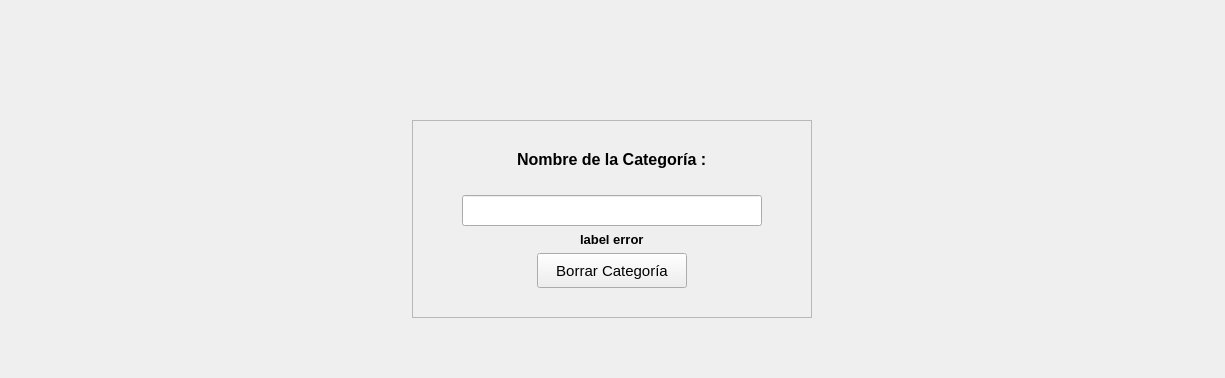
      <widget class="QWidget" name="page_10">
       <layout class="QGridLayout" name="gridLayout_20">
        <item row="0" column="0">
         <widget class="QFrame" name="frame_38">
          <property name="frameShape">
           <enum>QFrame::Shape::NoFrame</enum>
          </property>
          <property name="frameShadow">
           <enum>QFrame::Shadow::Raised</enum>
          </property>
          <layout class="QVBoxLayout" name="verticalLayout_20">
           <item>
            <spacer name="horizontalSpacer_102">
             <property name="orientation">
              <enum>Qt::Orientation::Horizontal</enum>
             </property>
             <property name="sizeHint" stdset="0">
              <size>
               <width>40</width>
               <height>20</height>
              </size>
             </property>
            </spacer>
           </item>
           <item>
            <spacer name="horizontalSpacer_104">
             <property name="orientation">
              <enum>Qt::Orientation::Horizontal</enum>
             </property>
             <property name="sizeHint" stdset="0">
              <size>
               <width>40</width>
               <height>20</height>
              </size>
             </property>
            </spacer>
           </item>
           <item>
            <spacer name="horizontalSpacer_103">
             <property name="orientation">
              <enum>Qt::Orientation::Horizontal</enum>
             </property>
             <property name="sizeHint" stdset="0">
              <size>
               <width>40</width>
               <height>20</height>
              </size>
             </property>
            </spacer>
           </item>
           <item>
            <spacer name="horizontalSpacer_101">
             <property name="orientation">
              <enum>Qt::Orientation::Horizontal</enum>
             </property>
             <property name="sizeHint" stdset="0">
              <size>
               <width>40</width>
               <height>20</height>
              </size>
             </property>
            </spacer>
           </item>
           <item>
            <spacer name="horizontalSpacer_100">
             <property name="orientation">
              <enum>Qt::Orientation::Horizontal</enum>
             </property>
             <property name="sizeHint" stdset="0">
              <size>
               <width>1185</width>
               <height>20</height>
              </size>
             </property>
            </spacer>
           </item>
           <item alignment="Qt::AlignmentFlag::AlignHCenter">
            <widget class="QFrame" name="frame_39">
             <property name="minimumSize">
              <size>
               <width>400</width>
               <height>0</height>
              </size>
             </property>
             <property name="frameShape">
              <enum>QFrame::Shape::StyledPanel</enum>
             </property>
             <property name="frameShadow">
              <enum>QFrame::Shadow::Raised</enum>
             </property>
             <layout class="QVBoxLayout" name="verticalLayout_21">
              <item>
               <spacer name="horizontalSpacer_105">
                <property name="orientation">
                 <enum>Qt::Orientation::Horizontal</enum>
                </property>
                <property name="sizeHint" stdset="0">
                 <size>
                  <width>40</width>
                  <height>20</height>
                 </size>
                </property>
               </spacer>
              </item>
              <item alignment="Qt::AlignmentFlag::AlignHCenter">
               <widget class="QLabel" name="label_55">
                <property name="font">
                 <font>
                  <pointsize>12</pointsize>
                  <bold>true</bold>
                 </font>
                </property>
                <property name="text">
                 <string>Nombre de la Categoría :</string>
                </property>
               </widget>
              </item>
              <item>
               <spacer name="horizontalSpacer_106">
                <property name="orientation">
                 <enum>Qt::Orientation::Horizontal</enum>
                </property>
                <property name="sizeHint" stdset="0">
                 <size>
                  <width>40</width>
                  <height>20</height>
                 </size>
                </property>
               </spacer>
              </item>
              <item alignment="Qt::AlignmentFlag::AlignHCenter">
               <widget class="QLineEdit" name="lineEdit_20">
                <property name="minimumSize">
                 <size>
                  <width>300</width>
                  <height>0</height>
                 </size>
                </property>
                <property name="font">
                 <font>
                  <pointsize>14</pointsize>
                  <bold>false</bold>
                 </font>
                </property>
               </widget>
              </item>
              <item alignment="Qt::AlignmentFlag::AlignHCenter">
               <widget class="QLabel" name="label_117">
                <property name="font">
                 <font>
                  <pointsize>10</pointsize>
                  <bold>true</bold>
                 </font>
                </property>
                <property name="text">
                 <string>label error</string>
                </property>
               </widget>
              </item>
              <item alignment="Qt::AlignmentFlag::AlignHCenter">
               <widget class="QPushButton" name="pushButton_37">
                <property name="minimumSize">
                 <size>
                  <width>150</width>
                  <height>35</height>
                 </size>
                </property>
                <property name="font">
                 <font>
                  <pointsize>11</pointsize>
                  <bold>false</bold>
                 </font>
                </property>
                <property name="text">
                 <string>Borrar Categoría</string>
                </property>
               </widget>
              </item>
              <item>
               <spacer name="horizontalSpacer_108">
                <property name="orientation">
                 <enum>Qt::Orientation::Horizontal</enum>
                </property>
                <property name="sizeHint" stdset="0">
                 <size>
                  <width>40</width>
                  <height>20</height>
                 </size>
                </property>
               </spacer>
              </item>
             </layout>
            </widget>
           </item>
           <item>
            <spacer name="verticalSpacer_11">
             <property name="orientation">
              <enum>Qt::Orientation::Vertical</enum>
             </property>
             <property name="sizeHint" stdset="0">
              <size>
               <width>20</width>
               <height>40</height>
              </size>
             </property>
            </spacer>
           </item>
          </layout>
         </widget>
        </item>
       </layout>
      </widget>
